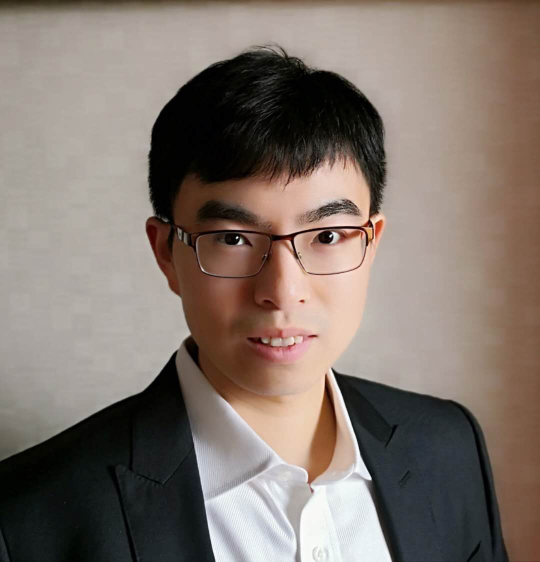
#> input picture computer vision/mmexport1545548449041.jpg, 1080 x 1124 px (shown at 1/2 size)
$ jupyter execute --allow-errors histogram.ipynb
#> lines starting #> are read from the running program, lines starting #| are printed output that depends on the picture
[cell 1]
import cv2
import numpy as np
import matplotlib.pyplot as plt

[cell 2]
dark_ivan = cv2.imread("../mmexport1545548449041.jpg")
#> dark_ivan is the input picture: shape (1124, 1080, 3); mean B, G, R 108.6, 116.6, 129
show_ivan = cv2.cvtColor(dark_ivan, cv2.COLOR_BGR2RGB)

[cell 3]
plt.imshow(show_ivan)

[cell 4]
hist_values = cv2.calcHist([dark_ivan], channels=[0], mask=None, histSize=[256],ranges=[0,256]) # For Blue
#> hist_values = 256 values, max 39437 at index 164, min 257 at index 254, mean 4741.9

[cell 5]
plt.plot(hist_values)
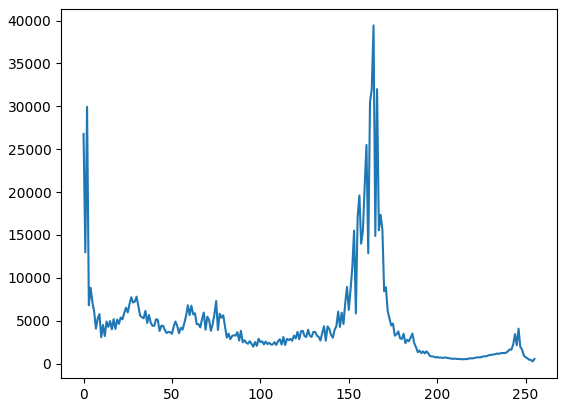
#> figure drawn by matplotlib, 1 panel; curve peaks at x = 164, y = 39437

[cell 6]
hist_values = cv2.calcHist([dark_ivan], channels=[1], mask=None, histSize=[256],ranges=[0,256]) # For Green
#> hist_values = 256 values, max 34289 at index 170, min 145 at index 254, mean 4741.9

[cell 7]
plt.plot(hist_values)
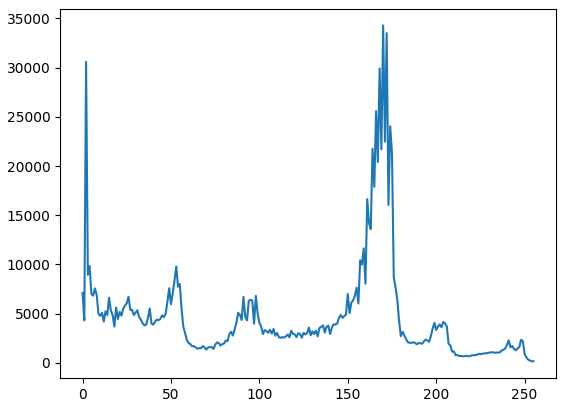
#> figure drawn by matplotlib, 1 panel; curve peaks at x = 170, y = 34289

[cell 8]
img = dark_ivan

[cell 9]
color = ('b', 'g', 'r')

for i, color in enumerate(color):
    histr = cv2.calcHist([img],[i],None, histSize=[256],ranges=[0,256])
    plt.plot(histr, color=color)
    plt.xlim([0,256])
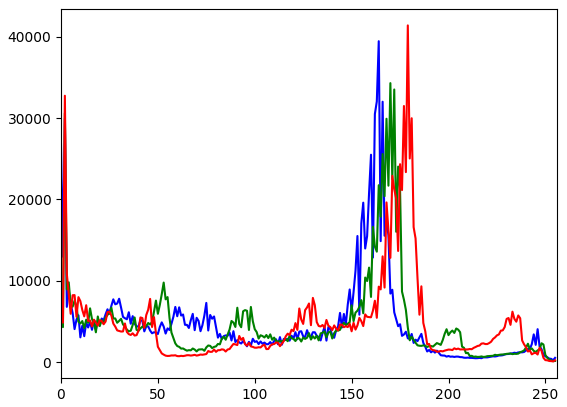
#> figure drawn by matplotlib, 1 panel; curve peaks at x = 164, y = 39437; curve peaks at x = 170, y = 34289; curve peaks at x = 179, y = 41378

[cell 10]
img_hist_equal = dark_ivan

[cell 11]
mask = np.zeros(dark_ivan.shape[:2], np.uint8)

[cell 12]
# plt.imshow(mask, cmap='gray')
mask[200:800, 100:900] = 255
# plt.imshow(mask, cmap='gray')

[cell 13]
mased_img = cv2.bitwise_and(img_hist_equal,img_hist_equal,mask=mask)
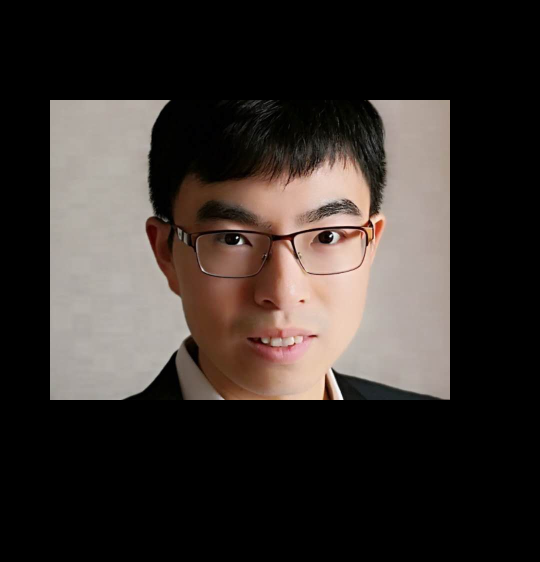
#> mased_img: shape (1124, 1080, 3) (shown at 1/2 size); mean B, G, R 44.6, 48.3, 55.2

[cell 14]
show_masked_img = cv2.bitwise_and(show_ivan, show_ivan, mask=mask)

[cell 15]
plt.imshow(show_masked_img)

[cell 16]
hist_mask_values_red = cv2.calcHist([dark_ivan], [2], mask=mask, histSize=[256],ranges=[0,256])
#> hist_mask_values_red = 256 values, max 32723 at index 179, min 45 at index 254, mean 1875

[cell 17]
plt.plot(hist_mask_values_red)
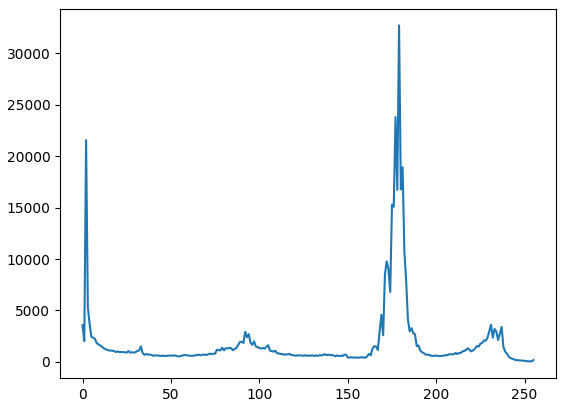
#> figure drawn by matplotlib, 1 panel; curve peaks at x = 179, y = 32723

[cell 18]
hist_mask_values_red = cv2.calcHist([dark_ivan], [2], mask=None, histSize=[256],ranges=[0,256])
#> hist_mask_values_red = 256 values, max 41378 at index 179, min 115 at index 254, mean 4741.9
plt.plot(hist_mask_values_red)
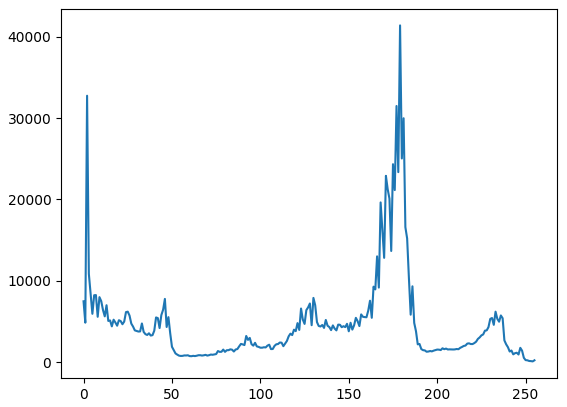
#> figure drawn by matplotlib, 1 panel; curve peaks at x = 179, y = 41378

[cell 19]
gorilla = cv2.imread("../mmexport1545548449041.jpg", 0)
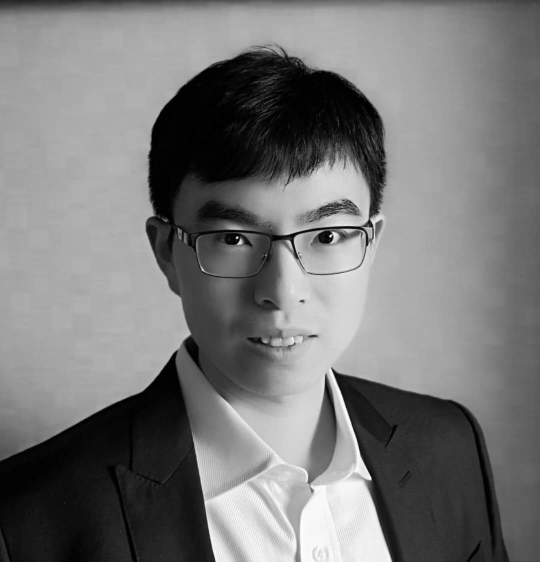
#> gorilla: shape (1124, 1080) (shown at 1/2 size); min 0, max 255, mean 119.4

[cell 20]
def display_img(img):
    fig = plt.figure(figsize = (12,10))
    ax = fig.add_subplot(111)
    ax.imshow(img, cmap='gray')

[cell 21]
display_img(gorilla)

[cell 22]
hist_values = cv2.calcHist([gorilla], [0], mask=None, histSize=[256],ranges=[0,256])
#> hist_values = 256 values, max 42010 at index 173, min 69 at index 254, mean 4741.9

[cell 23]
plt.plot(hist_values)
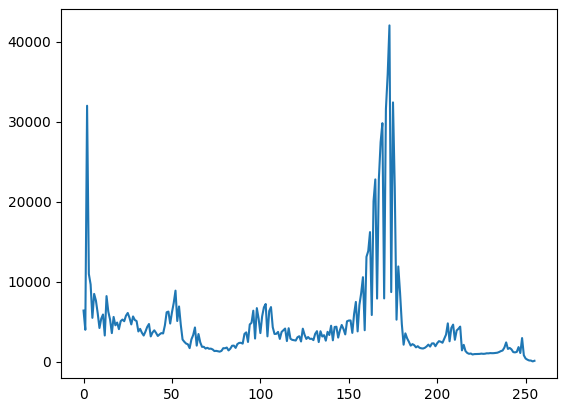
#> figure drawn by matplotlib, 1 panel; curve peaks at x = 173, y = 42010

[cell 24]
eq_gorilla = cv2.equalizeHist(gorilla)
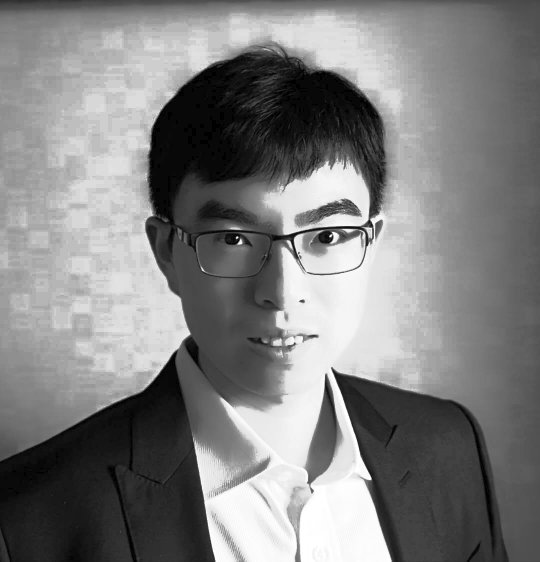
#> eq_gorilla: shape (1124, 1080) (shown at 1/2 size); min 0, max 255, mean 128.1

[cell 25]
display_img(eq_gorilla)

[cell 26]
hist_values = cv2.calcHist([eq_gorilla], [0], mask=None, histSize=[256],ranges=[0,256])
#> hist_values = 256 values, max 42010 at index 206, min 0 at index 2, mean 4741.9

[cell 27]
plt.plot(hist_values)
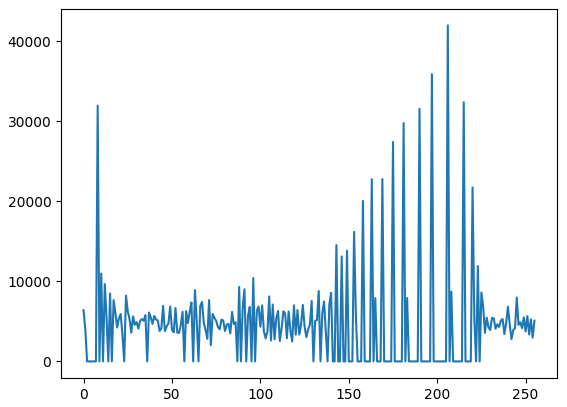
#> figure drawn by matplotlib, 1 panel; curve peaks at x = 206, y = 42010

$ run again, with computer vision/mmexport1545548420761.jpg copied over computer vision/mmexport1545548449041.jpg
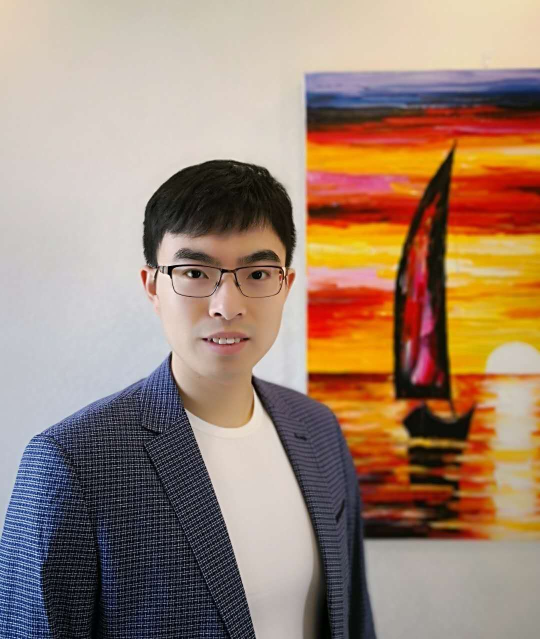
#> input picture computer vision/mmexport1545548420761.jpg, 1080 x 1278 px (shown at 1/2 size)
#> dark_ivan is the input picture: shape (1278, 1080, 3); mean B, G, R 115.6, 133.3, 159.3
#> `hist_values = cv2.calcHist([dark_ivan], channels=[0], mask=None, histS..`: hist_values = 256 values, max 46384 at index 0, min 62 at index 247, mean 5391.6
#> `hist_values = cv2.calcHist([dark_ivan], channels=[1], mask=None, histS..`: hist_values = 256 values, max 40012 at index 211, min 4 at index 253, mean 5391.6
#> `hist_mask_values_red = cv2.calcHist([dark_ivan], [2], mask=mask, histS..`: hist_mask_values_red = 256 values, max 23201 at index 220, min 5 at index 2, mean 1875
#> `hist_mask_values_red = cv2.calcHist([dark_ivan], [2], mask=None, histS..`: hist_mask_values_red = 256 values, max 39047 at index 218, min 21 at index 254, mean 5391.6
#> `hist_values = cv2.calcHist([gorilla], [0], mask=None, histSize=[256],r..`: hist_values = 256 values, max 48503 at index 208, min 5 at index 253, mean 5391.6
#> `eq_gorilla = cv2.equalizeHist(gorilla)`:
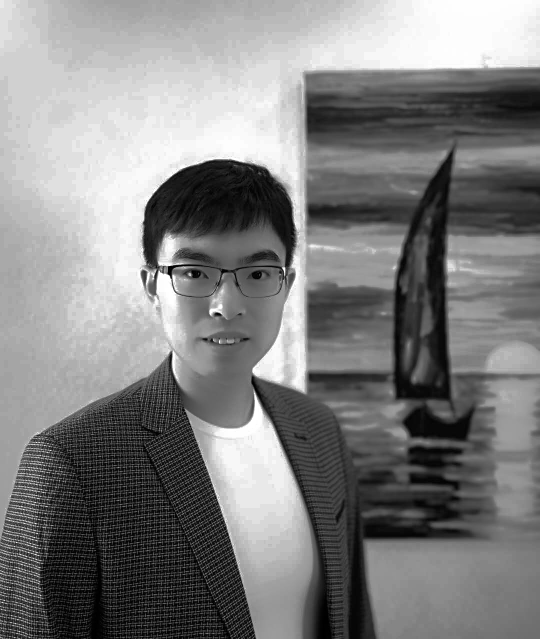
#> eq_gorilla: shape (1278, 1080) (shown at 1/2 size); min 0, max 255, mean 128.2
#> `hist_values = cv2.calcHist([eq_gorilla], [0], mask=None, histSize=[256..`: hist_values = 256 values, max 48503 at index 208, min 0 at index 13, mean 5391.6
#> `[cell 27] plt.plot(hist_values)`:
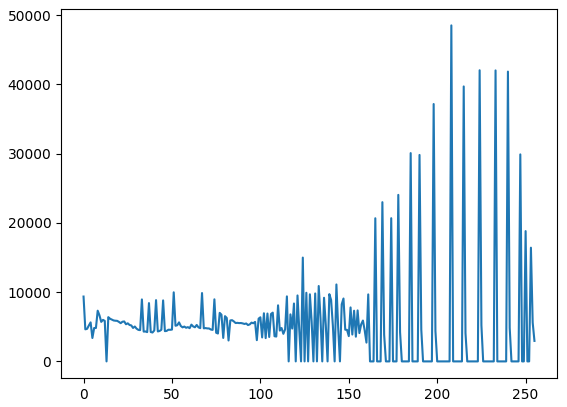
#> figure drawn by matplotlib, 1 panel; curve peaks at x = 208, y = 48503
